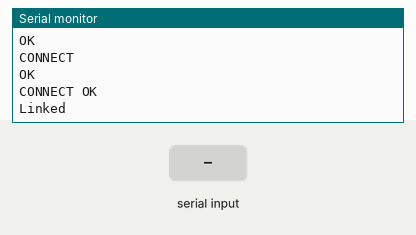
A sketch run on a simulated Arduino Uno, built with avr-gcc and run on an emulated ATmega328P. Shown: the last lines printed to the serial monitor. Inputs (shaded band) come from the test bench. The modem accepts every AT command (registered, SIM ready, sends succeed) and sends nothing else.

Above: at 15.2 s.
15.3 s: "1" received over the second serial link
At 16.0 s:
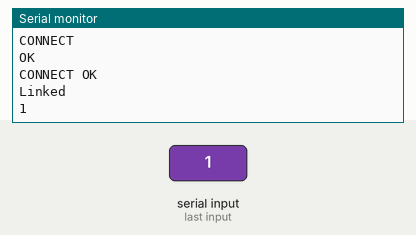
17.6 s: "0" received over the second serial link
At 18.0 s:
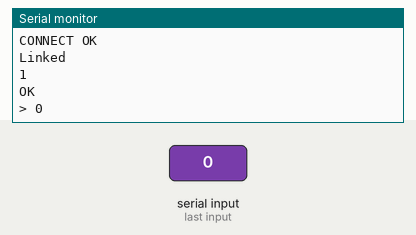
20.0 s: "2" received over the second serial link
At 21.0 s:
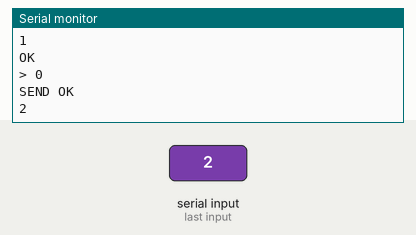

Measured:
- after the input at 15.3 s, the serial monitor: prints a new line at once (image 1)
- after the input at 17.6 s, the serial monitor: prints a new line at once (image 2)
- after the input at 20.0 s, the serial monitor: prints a new line at once (image 3)

The sketch:

sketch.ino
```cpp
/************************************************************
 * Setup of the SoftwareSerial interface
 ***********************************************************/
#define SOFTSERIAL_RX_PIN 2
#define SOFTSERIAL_TX_PIN 3
#include "SoftwareSerial.h"
SoftwareSerial softSerial(SOFTSERIAL_RX_PIN, SOFTSERIAL_TX_PIN);


/*
 * Receive data. Each data byte is also copied to the serial
 * console (to the PC).
 */
void receive(long duration) {
  long end = millis() + duration;
  while(millis() < end) {
    if(softSerial.available()) {
      char val = softSerial.read();
      Serial.write(val);
    }
  }
}

void setup() {
  // put your setup code here, to run once:
  Serial.begin(9600);
  Serial.println("startup...");

  // configure the soft-serial
  softSerial.begin(9600);

  softSerial.print("AT+RST\r\n");
  receive(2000);
  softSerial.print("AT+CWJAP_DEF=\"Thomass iPhone\",\"passwort\"\r\n");
  receive(10000);
  softSerial.print("AT+CIPSSLSIZE=4096\r\n");
  receive(2000);
}


const char http_header[] = "POST /devices/test-dev-id/messages/events?api-version=2020-03-13 HTTP/1.1\r\n"
      "Host: test-bosch-sfp-kos.azure-devices.net\r\n"
      "Content-Type: application/json\r\n"
      "Authorization: SharedAccessSignature sr=test-bosch-sfp-kos.azure-devices.net%2Fdevices%2Ftest-dev-id&sig=bc7aFCapDtR8ZSQxKjlH3vtXR23Eat3WK%2BLXoIRBuL0%3D&se=1633634949\r\n"
      "Content-Length: 18\r\n\r\n";

void upload(long sensorwert) {
  char buffer[32];
  sprintf(buffer, "{\"value\":% 8ld}", sensorwert); // 18 Zeichen

  softSerial.print("AT+CIPSTART=\"SSL\",\"test-bosch-sfp-kos.azure-devices.net\",443\r\n");
  receive(2000);
  softSerial.print("AT+CIPSEND=");
  softSerial.print(strlen(http_header)+18);
  softSerial.print("\r\n");
  receive(2000);
  softSerial.print(http_header);
  softSerial.print(buffer);
  receive(10000);
  softSerial.print("AT+CIPCLOSE\r\n");
  receive(1000);
}
void loop() {
  upload(0);
  delay(20000);
}
```
